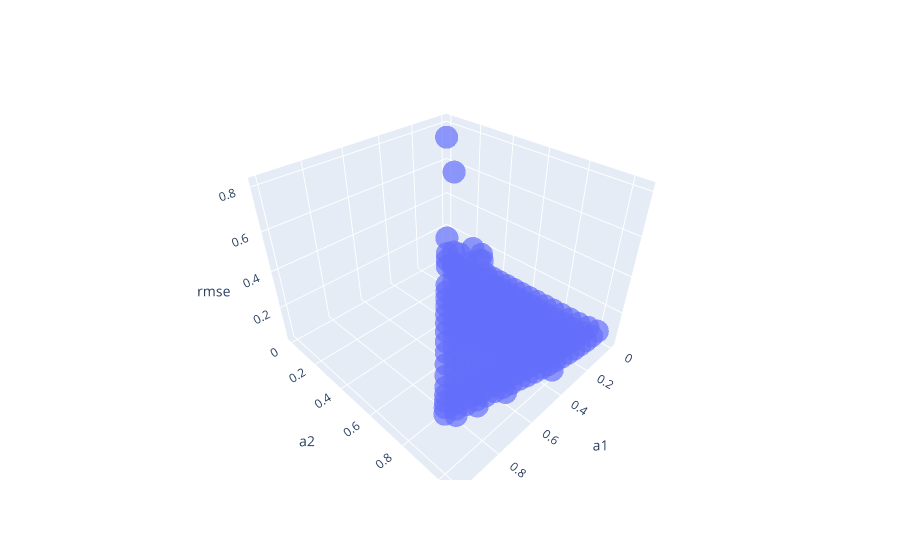

Source (notebook cell):
### Code cell
import plotly.express as px

fig = px.scatter_3d(pd.DataFrame(_results, columns=["a1", "a2", "rmse"]), x='a1', y='a2', z='rmse', size_max=8, opacity=0.7)
fig.show()

### Figure 1 — Plotly figure (JSON) as saved in the notebook; plotly's stock layout.template omitted (floating-point values rounded to 4 significant figures; data arrays with more than 128 entries replaced by an {"elided": "..."} marker saying what was removed)
{"data": [{"hovertemplate": "a1=%{x}<br>a2=%{y}<br>rmse=%{z}<extra></extra>", "legendgroup": "", "marker": {"color": "#636efa", "opacity": 0.7, "symbol": "circle"}, "mode": "markers", "name": "", "scene": "scene", "showlegend": false, "type": "scatter3d", "x": {"elided": "235 float values"}, "y": {"elided": "235 float values"}, "z": {"elided": "235 float values"}}], "layout": {"legend": {"tracegroupgap": 0}, "margin": {"t": 60}, "scene": {"domain": {"x": [0, 1], "y": [0, 1]}, "xaxis": {"title": {"text": "a1"}}, "yaxis": {"title": {"text": "a2"}}, "zaxis": {"title": {"text": "rmse"}}}}}
